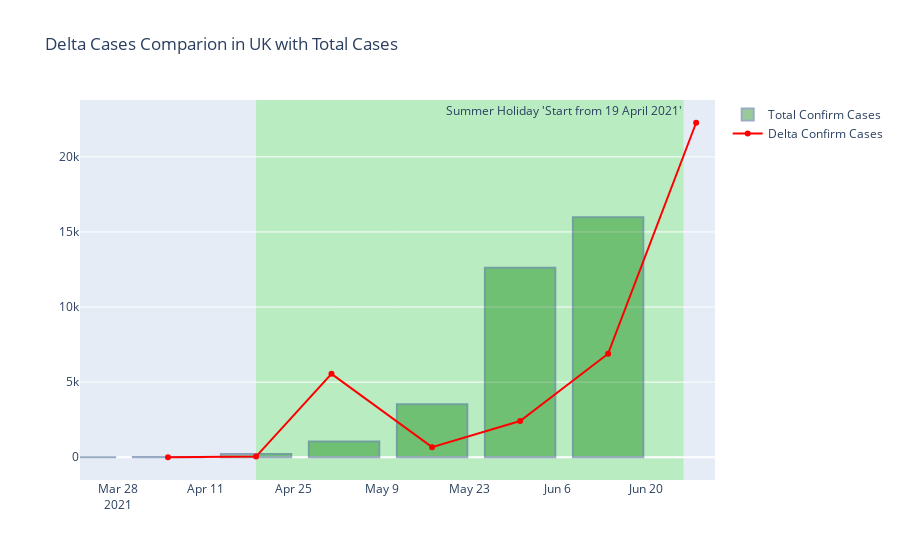

Source (notebook cell):
### Code cell
date = ['2021-04-05','2021-04-19', '2021-05-01', '2021-05-17', '2021-05-31', '2021-06-14', '2021-06-28']
perc = [1, 47, 5553, 674, 2415, 6894, 22271]
# set up plotly figure
fig = make_subplots(1,1)

# add first bar trace at row = 1, col = 1
fig.add_trace(go.Bar(x=UK['date'], y=UK['Daily Cases'],
                     name='Total Confirm Cases',
                     marker_color = 'green',
                     opacity=0.4,
                     marker_line_color='rgb(8,48,107)',
                     marker_line_width=2))
fig.update_xaxes(range=['2021-03-22','2021-07-01'])

fig.update_layout(title='Delta Cases Comparion in UK with Total Cases')

fig.add_vrect(
    x0="2021-04-19", x1="2021-06-26",annotation_text="Summer Holiday 'Start from 19 April 2021'",
    fillcolor="LightGreen", opacity=0.5,
    layer="below", line_width=0
)
# add first scatter trace at row = 1, col = 1
fig.add_trace(go.Scatter(x=date, y=perc, line=dict(color='red'), name='Delta Confirm Cases'),
              row = 1, col = 1)

fig.show()

### Figure 1 — Plotly figure (JSON) as saved in the notebook; plotly's stock layout.template omitted (floating-point values rounded to 4 significant figures)
{"data": [{"marker": {"color": "green", "line": {"color": "rgb(8,48,107)", "width": 2}}, "name": "Total Confirm Cases", "opacity": 0.4, "type": "bar", "x": ["2021-02-22T00:00:00", "2021-03-22T00:00:00", "2021-04-05T00:00:00", "2021-04-19T00:00:00", "2021-05-03T00:00:00", "2021-05-17T00:00:00", "2021-05-31T00:00:00", "2021-06-14T00:00:00"], "y": [1, 2, 24, 212, 1051, 3527, 12613, 15973]}, {"line": {"color": "red"}, "name": "Delta Confirm Cases", "type": "scatter", "x": ["2021-04-05", "2021-04-19", "2021-05-01", "2021-05-17", "2021-05-31", "2021-06-14", "2021-06-28"], "xaxis": "x", "y": [1, 47, 5553, 674, 2415, 6894, 22271], "yaxis": "y"}], "layout": {"annotations": [{"showarrow": false, "text": "Summer Holiday 'Start from 19 April 2021'", "x": "2021-06-26", "xanchor": "right", "xref": "x", "y": 1, "yanchor": "top", "yref": "y domain"}], "autosize": true, "shapes": [{"fillcolor": "LightGreen", "layer": "below", "line": {"width": 0}, "opacity": 0.5, "type": "rect", "x0": "2021-04-19", "x1": "2021-06-26", "xref": "x", "y0": 0, "y1": 1, "yref": "y domain"}], "title": {"text": "Delta Cases Comparion in UK with Total Cases"}, "xaxis": {"anchor": "y", "domain": [0, 1], "range": ["2021-03-22", "2021-07-01"], "type": "date"}, "yaxis": {"anchor": "x", "autorange": true, "domain": [0, 1], "range": [-1837.0, 24110.0], "type": "linear"}}}
